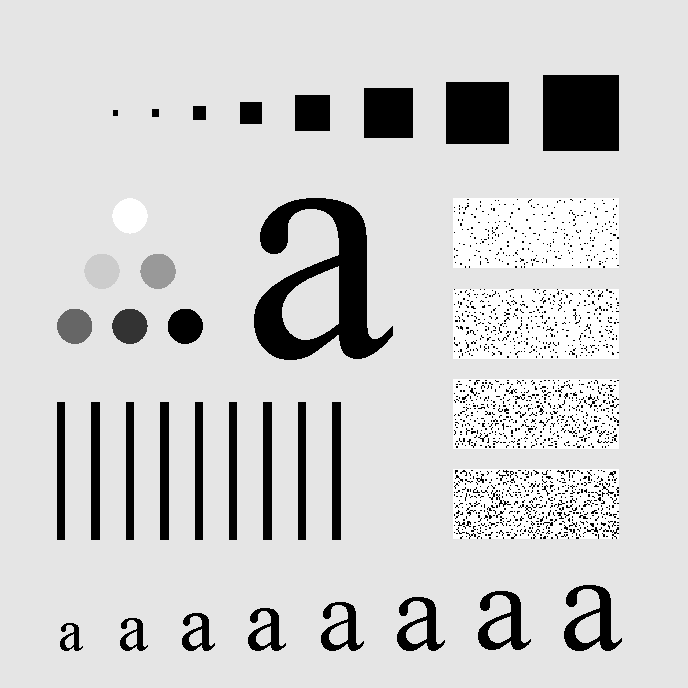
#> input picture character.tif, 688 x 688 px
$ python prob4A.py
#> lines starting #> are read from the running program, lines starting #| are printed output that depends on the picture; after the words box and inside, x2 and y2 are one past the last pixel; in counts of white or black regions, pixels touching at a corner belong together
import imageio
import matplotlib.pyplot as plt
import numpy as np


image = imageio.imread('character.tif')
#> image is the input picture: shape (688, 688); min 0, max 255, mean 207.3
h,w = image.shape
#> h = 688; w = 688

def applyIdealHighPassFilter(fftImage, radius):
    high = np.zeros((h, w))

    for u in range(h):
        for v in range(w):
            D = np.sqrt((u-h/2)**2 + (v-w/2)**2)
            if(D > radius):
                high[u][v] = 1

    highpass = np.fft.ifft2(np.fft.ifftshift(fftImage * high))

    return np.abs(highpass)

def applyGausianFilter(fftImage, radius):
    gausianFilter = np.zeros((h,w), dtype= np.float32)

    for u in range(h):
        for v in range(w):
            D = np.sqrt((u - h/2) ** 2 + (v - w/2) ** 2)
            gausianFilter[u][v] = 1 - np.exp(-(D**2) / (2 * (radius**2)))

    filteredImage = np.fft.ifft2(np.fft.ifftshift(fftImage * gausianFilter))

    return np.abs(filteredImage)


gausianNoise = np.random.normal(7, 13, image.shape).astype(np.uint8)
noisyImage = image + gausianNoise
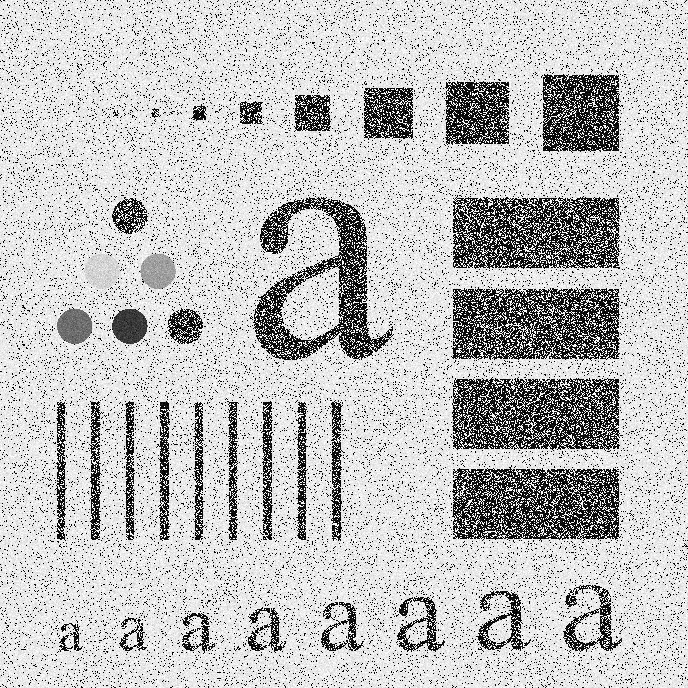
#> noisyImage: shape (688, 688); min 0, max 255, mean 193.1

noisyImageFFT = np.fft.fftshift(np.fft.fft2(noisyImage))
imagefft = np.fft.fftshift(np.fft.fft2(image.copy()))

idealHighPassFilteredImage = applyIdealHighPassFilter(noisyImageFFT.copy(), 30)
#> after the loop in applyIdealHighPassFilter, `for u in range(h):`:
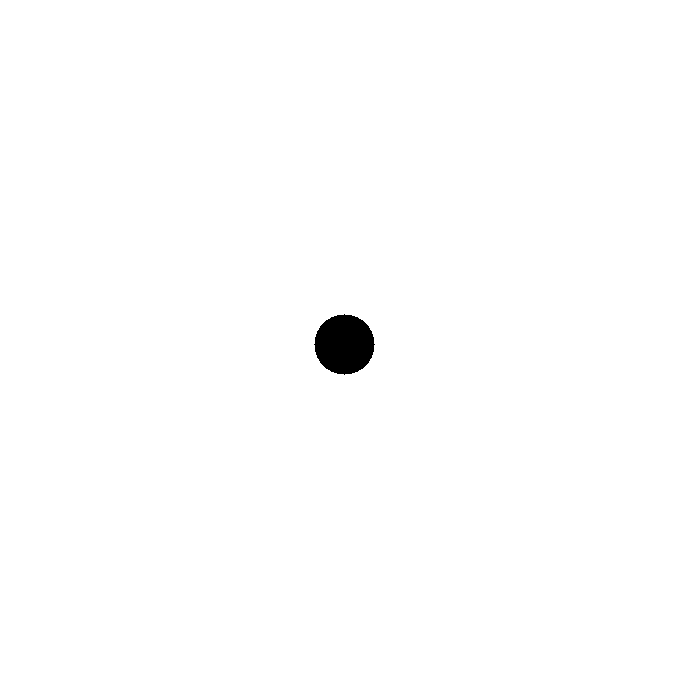
#> high: shape (688, 688) float64; values 0 (black) and 1 (white), 99.4% white; 1 black region, box (x1, y1, x2, y2) and area: (314, 314, 375, 375) 2821
#> in applyIdealHighPassFilter, `return np.abs(highpass)`:
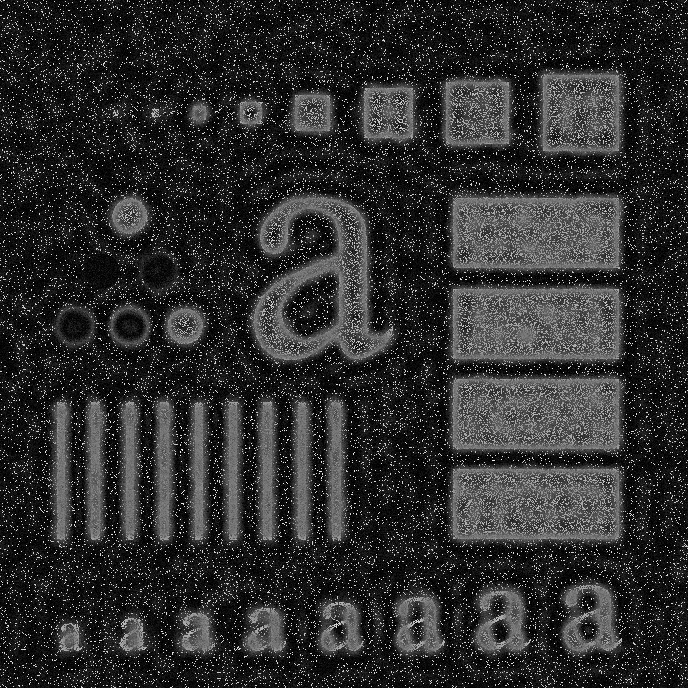
#> returned value: shape (688, 688) float64; min 0.000519, max 258.2, mean 46.6; drawn with min black and max white
gausianHighPassFilteredImage = applyGausianFilter(noisyImageFFT.copy(), 30)
#> after the loop in applyGausianFilter, `for u in range(h):`:
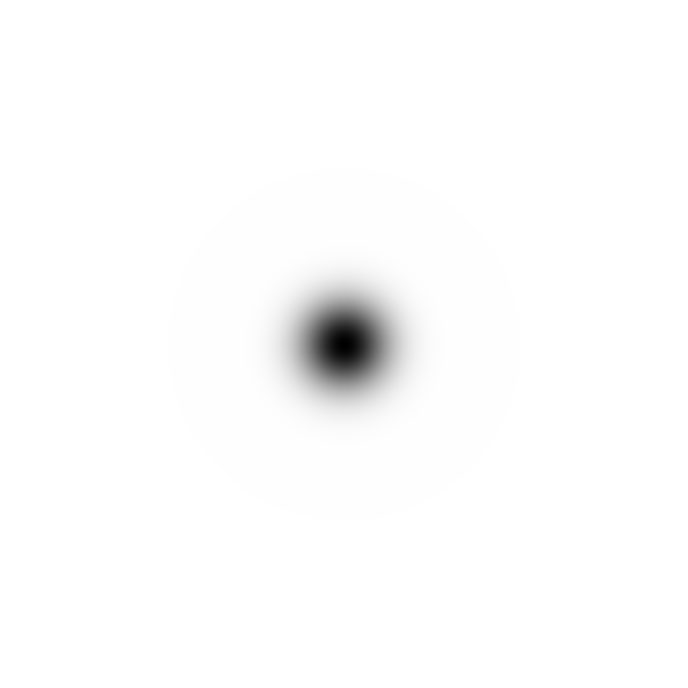
#> gausianFilter: shape (688, 688) float32; min 0, max 1, mean 0.988

plt.figure(figsize=(16,16))
plt.subplot(2,4,1)
plt.imshow(image,cmap='grey')

plt.subplot(2,4,2)
plt.imshow(noisyImage, cmap='grey')

plt.subplot(2,4,3)
plt.imshow(np.log(abs(noisyImageFFT)), cmap='grey')

plt.subplot(2,4,4)
plt.imshow(idealHighPassFilteredImage, cmap='grey')

plt.subplot(2,4,5)
plt.imshow(gausianHighPassFilteredImage, cmap='grey')

idealHighPassFilteredImage = applyIdealHighPassFilter(imagefft.copy(), 30)
#> call 2 of applyIdealHighPassFilter, with fftImage = array of shape (688, 688), radius = 30
#> in applyIdealHighPassFilter (call 2), `return np.abs(highpass)`:
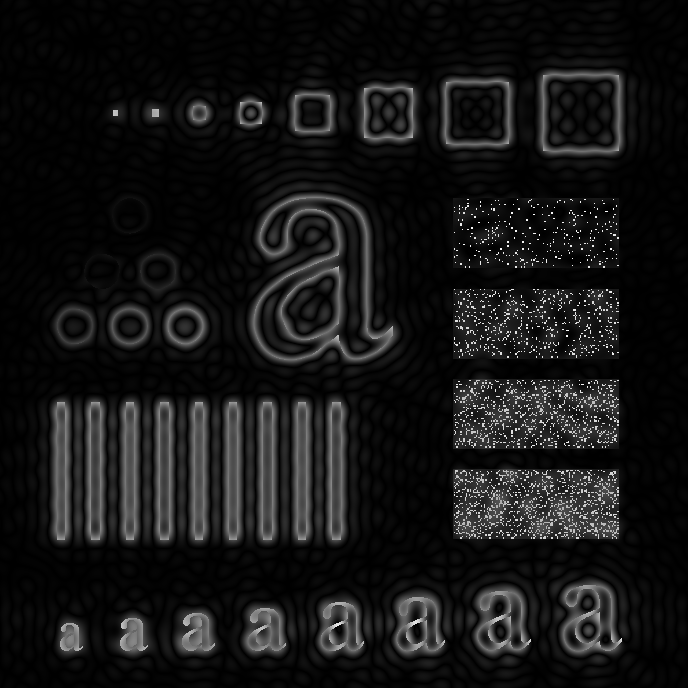
#> returned value: shape (688, 688) float64; min 2.81e-05, max 256.1, mean 21.7; drawn with min black and max white
gausianHighPassFilteredImage = applyGausianFilter(imagefft.copy(), 30)
#> call 2 of applyGausianFilter, with fftImage = array of shape (688, 688), radius = 30
#> in applyGausianFilter (call 2), `return np.abs(filteredImage)`:
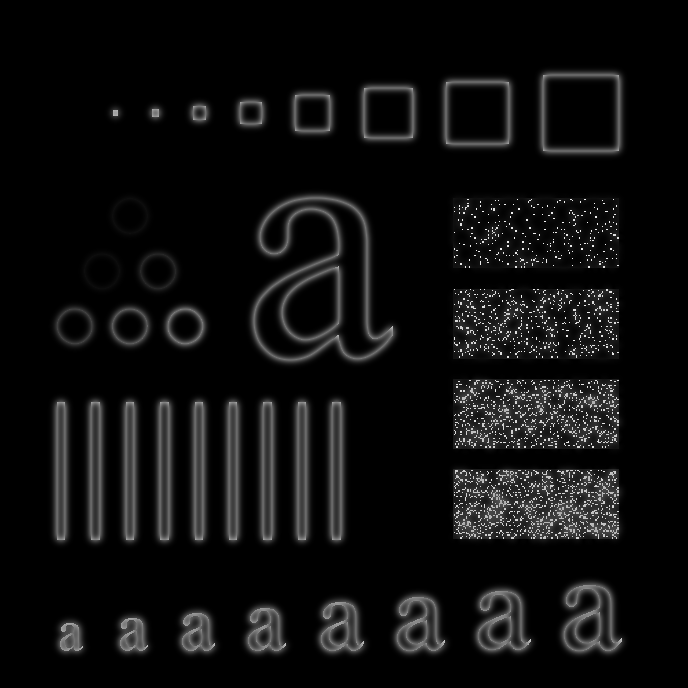
#> returned value: shape (688, 688) float64; min 4.88e-12, max 250.5, mean 14.7

plt.subplot(2,4,6)
plt.imshow(idealHighPassFilteredImage, cmap='grey')

plt.subplot(2,4,7)
plt.imshow(gausianHighPassFilteredImage, cmap='grey')

plt.show()
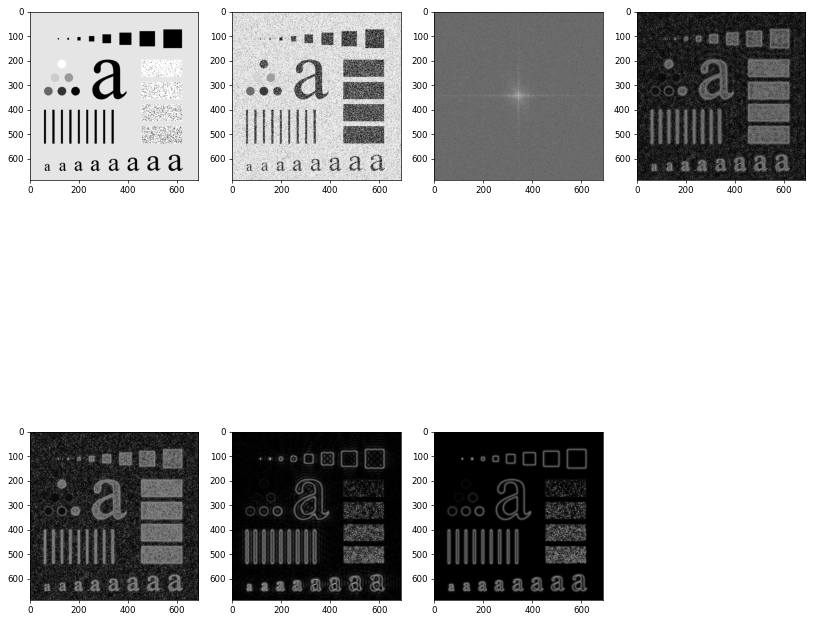
#> figure drawn by matplotlib, 7 panels
